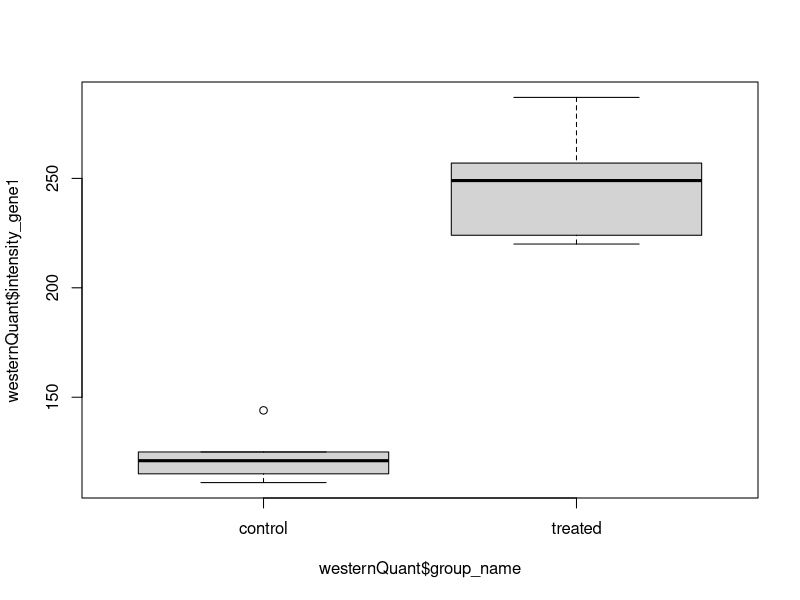
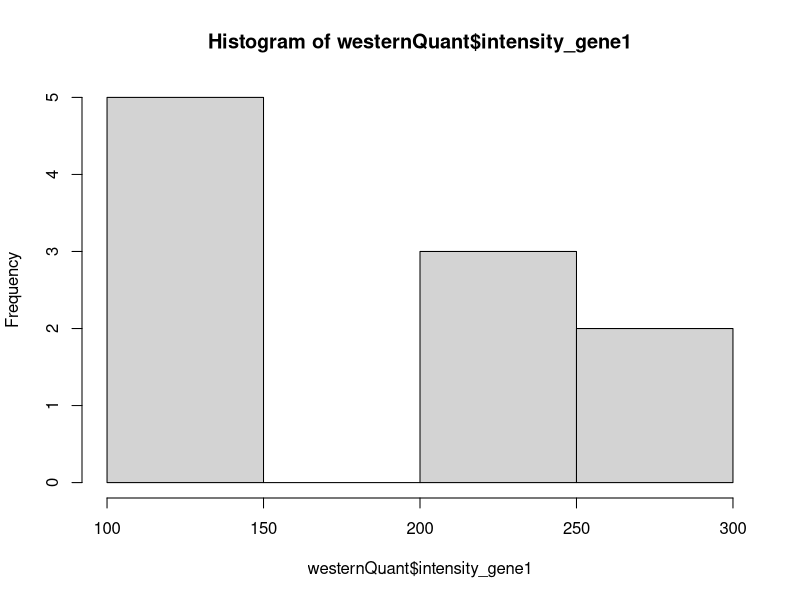
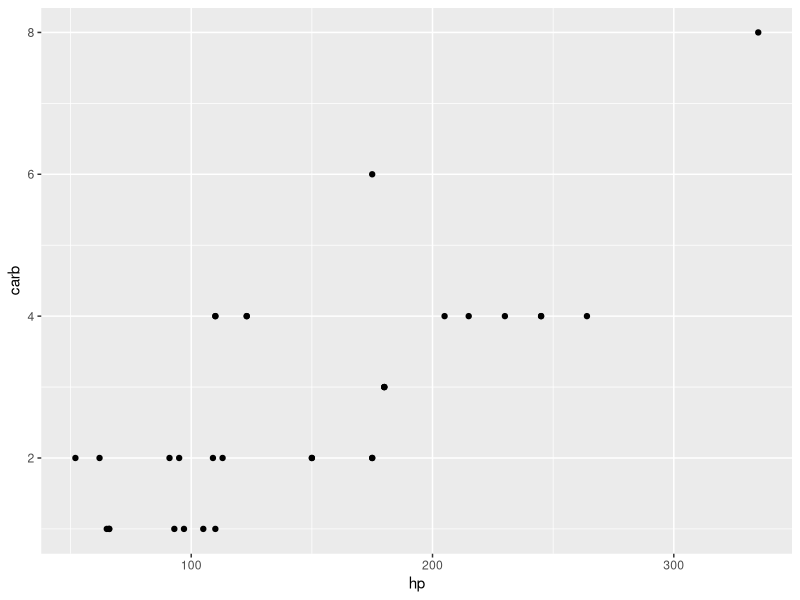
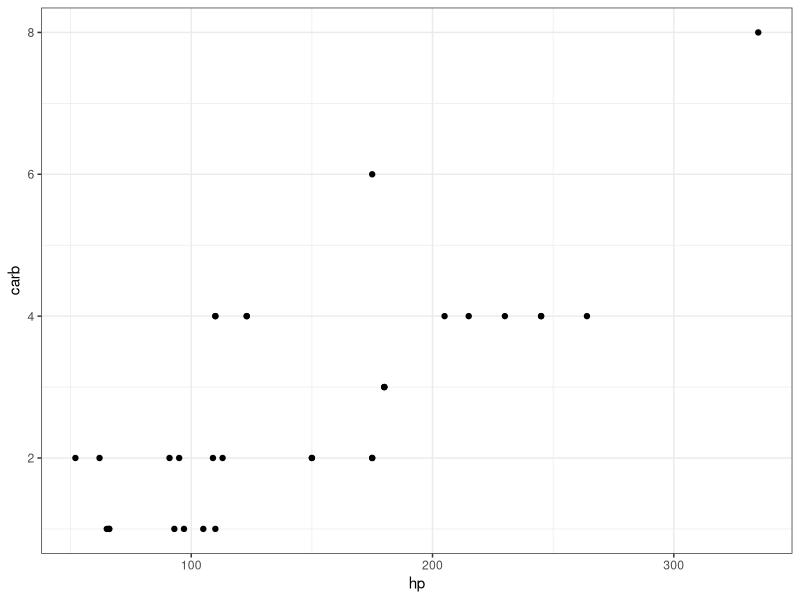
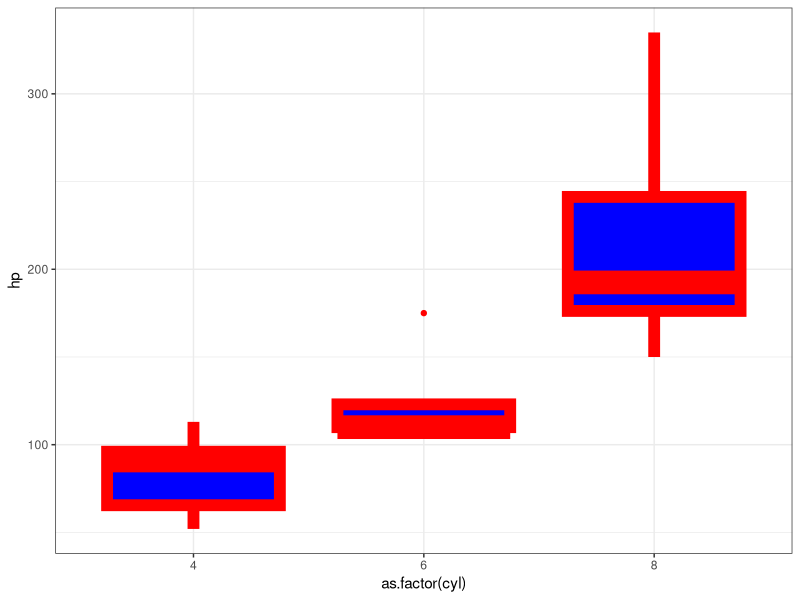
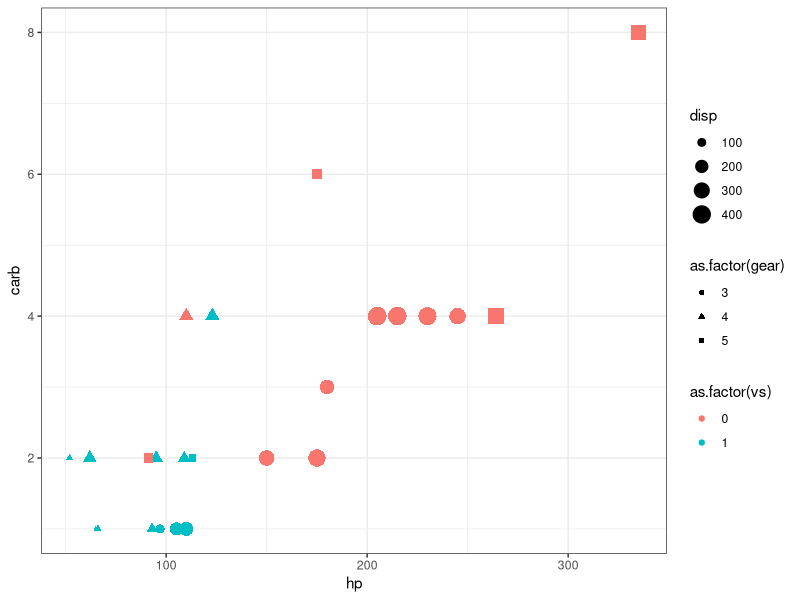
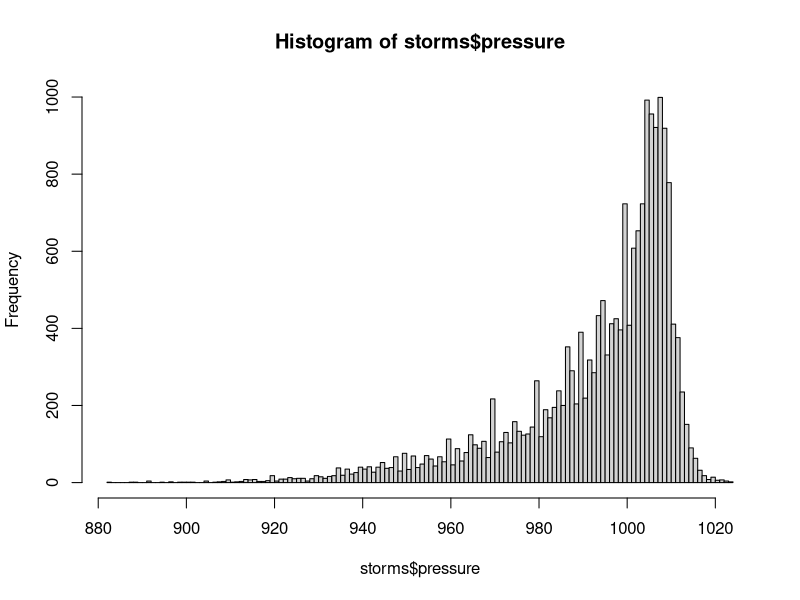
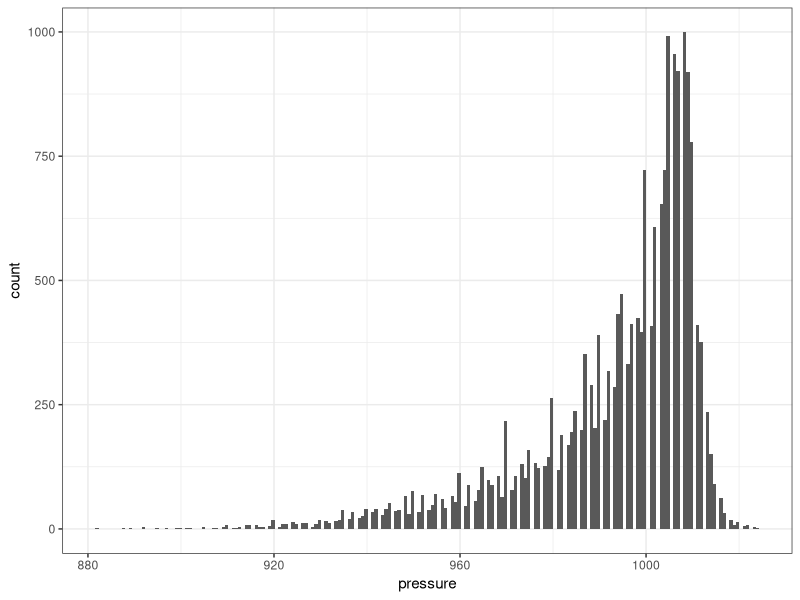

Write R code to recreate these figures, in order.
## ---- chunk 1
my_name <- "Matt" 
## ---- chunk 2
class(my_name)
## ---- chunk 3
count = 10 

class(count)
## ---- chunk 4
bool1 = TRUE

bool2 = FALSE

class(bool1)

class(bool2)
## ---- chunk 5
months = c("Dec", "Apr", "Jan", "Mar")
## ---- chunk 6
months = c("Dec", "Apr", "Jan", "Mar")

sort(months)

months_factor = factor(months, levels = c("Jan", "Mar", "Apr", "Dec"))

sort(months_factor)
## ---- chunk 7
numbers = c(1,2,3,4,5)

min(numbers)

max(numbers)

sum(numbers)

mean(numbers)
## ---- chunk 8
help(min)

help(max)

help(sum)

help(mean)
## ---- chunk 9
v1 = "1"

v2 = "10"

as.numeric(v1) + as.numeric(v2)

days = c("Monday", "Tuesday", "Thursday", "Wednesday", "Friday")

sort(days)

days_f = factor(days, levels = c("Monday", "Tuesday", "Wednesday", "Thursday", "Friday"))

sort(days_f)
## ---- chunk 10
westernQuant <- read.delim("westernQuant.txt", header = TRUE)

westernQuant
## ---- chunk 11
class(westernQuant)
## ---- chunk 12
westernQuant$group_name
## ---- chunk 13
# first row, first column (just one element)
westernQuant[1, 1]

# First row, all columns
westernQuant[1, ]

# First column, all rows
westernQuant[, 1]

# First 5 rows, all columns
westernQuant[c(1:5), ]
## ---- chunk 14
head(westernQuant)

tail(westernQuant)
## ---- chunk 15
summary(westernQuant)
## ---- chunk 16
min(westernQuant$intensity_gene1)

max(westernQuant$intensity_gene1)

mean(westernQuant$intensity_gene1)
## ---- chunk 17
min(westernQuant$intensity_gene2)

max(westernQuant$intensity_gene2)

mean(westernQuant$intensity_gene2)

min(westernQuant$intensity_gene2, na.rm = TRUE)

max(westernQuant$intensity_gene2, na.rm = TRUE)

mean(westernQuant$intensity_gene2, na.rm = TRUE)
## ---- chunk 18
boxplot(westernQuant$intensity_gene1 ~ westernQuant$group_name, data = westernQuant)
## ---- chunk 19
hist(westernQuant$intensity_gene1)
## ---- chunk 20

## ---- chunk 21

## ---- chunk 22

## ---- chunk 23

## ---- chunk 24
#install.packages("tidyverse")

library(tidyverse)

# Backup plan if you run into lots of errors there...

#install.packages(c("dplyr", "ggplot2"))

library(dplyr)

library(ggplot2)
## ---- chunk 25
westernQuant = westernQuant%>%
  mutate(intensity_gene1_log = log2(intensity_gene1))
westernQuant
## ---- chunk 26
westernQuant%>%
  select(intensity_gene1, group_name)
## ---- chunk 27
westernQuant %>% 
  rename(Group = group_name)
## ---- chunk 28
arranged1 = westernQuant %>%
  arrange(intensity_gene1)
  
head(arranged1)

tail(arranged1)

arranged2 = westernQuant %>%
  arrange(-intensity_gene1)

head(arranged2)

tail(arranged2)
## ---- chunk 29
westernQuant %>%
  group_by(group_name) %>%
  summarize(mean_intensity = mean(intensity_gene1))
## ---- chunk 30
# wide data
temperatures = read.delim("weather.txt", header = TRUE)
temperatures

# long data

#pivot_longer() "lengthens" data, increasing the number of rows and decreasing the number of columns. 
long_data <-
  temperatures %>%
  pivot_longer(cols = c("Jan", "Feb", "Mar", "Apr", "May", "Jun", "Jul", "Aug", "Sep", "Oct", "Nov", "Dec"),
               names_to = "months",
               values_to = "count")

# Make it wider
wide_again <-
  long_data %>%
  pivot_wider(names_from = "months",
              values_from = "count")

wide_again
## ---- chunk 31



## ---- chunk 32
write.table(wide_again,
            file = "exampleOutput.txt",
            quote = FALSE,
            sep = "\t",
            row.names = FALSE)

write_tsv(wide_again,
          file = "exampleOutputAlso.txt")
## ---- chunk 33

## ---- chunk 34

## ---- chunk 35

## ---- chunk 36

## ---- chunk 37

## ---- chunk 38

## ---- chunk 39

## ---- chunk 40

## ---- chunk 41

## ---- chunk 42

## ---- chunk 43

## ---- chunk 44

## ---- chunk 45

## ---- chunk 46

## ---- chunk 47

## ---- chunk 48

## ---- chunk 49
ggplot(mtcars,
       aes(x = hp,
           y = carb)) +
  geom_point()

# Set the overall look of the plot - I like the white background better than gray
theme_set(theme_bw())
theme_update(plot.title = element_text(hjust = 0.5))

ggplot(mtcars,
       aes(x = hp,
           y = carb)) +
  geom_point() +
  theme_bw()
## ---- chunk 50
mtcars %>%
  ggplot(aes(x = as.factor(cyl),
             y = hp)) +
  geom_boxplot(color = "red",
               fill = "blue",
               size = 4)

ggplot(mtcars,
       aes(x = hp,
           y = carb,
           color = as.factor(vs),
           shape = as.factor(gear),
           size = disp)) +
  geom_point()
## ---- chunk 51
hist(storms$pressure, n = 200)

ggplot(storms,
       aes(x = pressure)) +
  geom_histogram(bins = 200)
## ---- chunk 52
mtcars %>%
  rownames_to_column("car_make") %>%
  mutate(car_make = str_remove(car_make," .+")) %>%
  ggplot(aes(x = car_make, y = hp)) +
  geom_col(color = "red") +
  theme(axis.text.x = element_text(angle = 90, hjust = 1)) +
  ggtitle("this is a title") +
  theme_update(plot.title = element_text(hjust = 0.5))

mtcars %>%
  rownames_to_column("car_make") %>%
  ggplot(aes(y = car_make, x = hp)) +
  geom_col()
## ---- chunk 53
ggplot(mtcars) +
  geom_point(aes(x = hp, y = disp)) +
  labs(x = "X label goes here",
       y = "Y label goes here",
       title = "This is a title",
       subtitle = "Subtitle!",
       caption = "Cannon et al, 2034!",
       tag = "A")
## ---- chunk 54
ggplot(storms,
       aes(x = pressure,
           fill = category)) +
  # alpha sets transparency - 0 is clear, 1 is opaque
  geom_density(alpha = 0.5) +
  # The brewer color palettes are pretty, and "Set2" is color-blind friendly
  scale_color_brewer(palette = "Set2") +
  theme(legend.position = c(0.2, 0.9),
        legend.direction = "horizontal",
        legend.key.width = unit(2, "cm"),
        legend.title = element_text(face = "bold"),
        strip.background = element_rect(color = "white", fill = "white"),
        strip.text.x = element_text(size = 30, face = "bold"),
        panel.grid.major = element_blank(),
        panel.grid.minor = element_blank(),
        panel.border = element_blank(),
        axis.line.x = element_line(color = "black"),
        axis.text.y = element_blank(),
        axis.ticks.y = element_blank())
## ---- chunk 55
ggsave("examplePlot.png",
       width = 10,
       height = 8)

plot_in_variable <-
  ggplot(dplyr::storms,
         aes(x = pressure)) +
  geom_histogram(bins = 100) +
  facet_wrap(~ category)

# ggsave will get the plot size from how big your "plot" windows is in the right pane if you don't specify it!!!!!
ggsave("anotherExamplePlot.png",
       plot = plot_in_variable)
## ---- chunk 56

## ---- chunk 57

## ---- chunk 58

## ---- chunk 59

